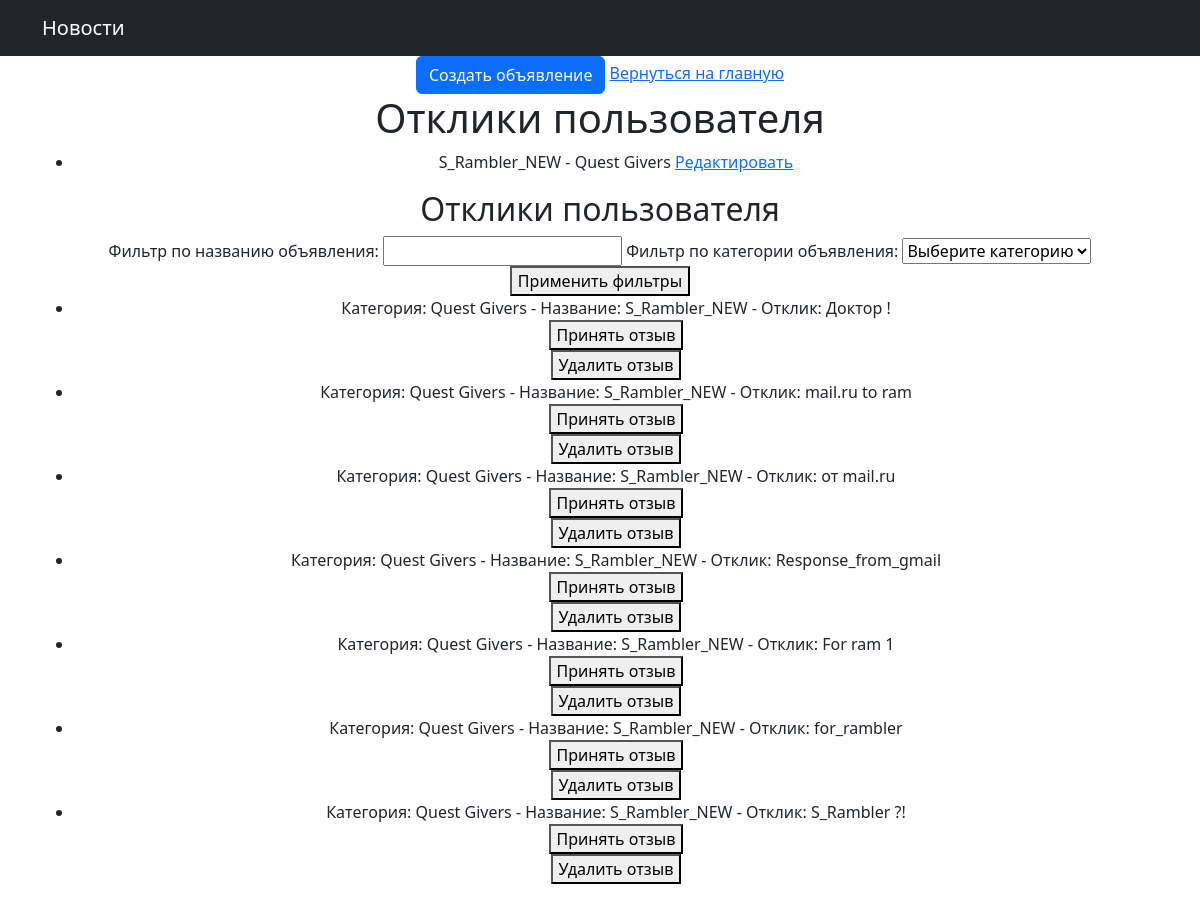
The app's page /user/responses/ (signed in) with its own data.
### chat/models.py (models this page shows, shortened)
class Advertisement(models.Model):
    user = models.ForeignKey(settings.AUTH_USER_MODEL, on_delete=models.CASCADE)
    title = models.CharField(max_length=100)
    text = models.TextField()
    image = models.ImageField(upload_to='images/', blank=True, null=True)
    video = models.FileField(upload_to='videos/', blank=True, null=True)
    content = RichTextField()
    category_choices = [
        ('Tanks', 'Танки'),
        ('Healers', 'Хилы'),
        ('DPS', 'ДД'),
        ('Traders', 'Торговцы'),
        ('Guild Masters', 'Гилдмастеры'),
        ('Quest Givers', 'Квестгиверы'),
        ('Blacksmiths', 'Кузнецы'),
        ('Leatherworkers', 'Кожевники'),
        ('Alchemists', 'Зельевары'),
        ('Spellcasters', 'Мастера заклинаний'),
    ]
    category = models.CharField(max_length=20, choices=category_choices)

class Response(models.Model):
    objects = models.Manager()
    advertisement = models.ForeignKey(Advertisement, on_delete=models.CASCADE, related_name='responses')
    user = models.ForeignKey(settings.AUTH_USER_MODEL, on_delete=models.CASCADE)
    content = models.TextField()
    accepted = models.BooleanField(default=False)
    visible_to_all = models.BooleanField(default=False)

### chat/views.py (the view)
# urls.py: path('user/responses/', views.user_responses, name='user_responses'),
def user_responses(request, advertisement_id=None):
    form = AdvertisementForm()
    user_id = request.user.id
    user_advertisements = Advertisement.objects.filter(user_id=user_id)
    user_responses = models.Response.objects.filter(advertisement__in=user_advertisements)
    title = request.GET.get('title')
    category = request.GET.get('category')
    if title:
        user_responses = user_responses.filter(advertisement__title__icontains=title)
    if category:
        user_responses = user_responses.filter(advertisement__category=category)
    if advertisement_id:
        user_responses = user_responses.filter(advertisement_id=advertisement_id)
    user_responses = user_responses.order_by('-id')
    return render(request, 'private.html',
                  {'form': form, 'user_responses': user_responses, 'user_advertisements': user_advertisements})

### chat/forms.py
class AdvertisementForm(forms.ModelForm):
    class Meta:
        model = Advertisement
        fields = ['title', 'text', 'category', 'image']

### chat/templates/private.html (shortened to what this page needs)
{% extends "default_1.html" %}
{% block content %}
<a href="{% url 'advertisement_create' %}" class="btn btn-primary">Создать объявление</a>
<a href="{% url 'home' %}">Вернуться на главную</a>
<h1>Отклики пользователя</h1>
<ul>
    {% for advertisement in user_advertisements %}
        <li>
            {{ advertisement.title }} - {{ advertisement.category }}
            <a href="{% url 'advertisement_update' pk=advertisement.id %}">Редактировать</a>
        </li>
    {% empty %}
        <li>У вас пока нет объявлений. <a href="{% url 'advertisement_create' %}">Создать объявление</a></li>
    {% endfor %}
</ul>
<h2>Отклики пользователя</h2>
<form method="GET">
    <label for="title">Фильтр по названию объявления:</label>
    <input type="text" name="title" id="title" value="{{ request.GET.title }}">
    <label for="category">Фильтр по категории объявления:</label>
    <select name="category" id="category">
        <option value="">Выберите категорию</option>
    </select>
    <button type="submit">Применить фильтры</button>
</form>
<ul>
    {% for response in user_responses %}
        <li>
            Категория: {{ response.advertisement.category }} - Название: {{ response.advertisement.title }} - Отклик: {{ response.content }}
            <form action="{% url 'accept_response' response_id=response.id %}" method="post">
                <button type="submit">Принять отзыв</button>
            </form>
            <form action="{% url 'delete_response' response_id=response.id %}" method="post">
                <button type="submit">Удалить отзыв</button>
            </form>
        </li>
    {% empty %}
        <li>Нет откликов на ваши объявления</li>
    {% endfor %}
</ul>
{% endblock %}

### records on screen
Advertisement: title "S_Rambler_NEW", category "Quest Givers"
Response: advertisement.category "Quest Givers", advertisement "S_Rambler_NEW", content "Доктор !"
Response: advertisement.category "Quest Givers", advertisement "S_Rambler_NEW", content "mail.ru to ram"
Response: advertisement.category "Quest Givers", advertisement "S_Rambler_NEW", content "от mail.ru"
Response: advertisement.category "Quest Givers", advertisement "S_Rambler_NEW", content "Response_from_gmail"
Response: advertisement.category "Quest Givers", advertisement "S_Rambler_NEW", content "For ram 1"
Response: advertisement.category "Quest Givers", advertisement "S_Rambler_NEW", content "for_rambler"
Response: advertisement.category "Quest Givers", advertisement "S_Rambler_NEW", content "S_Rambler ?!"
